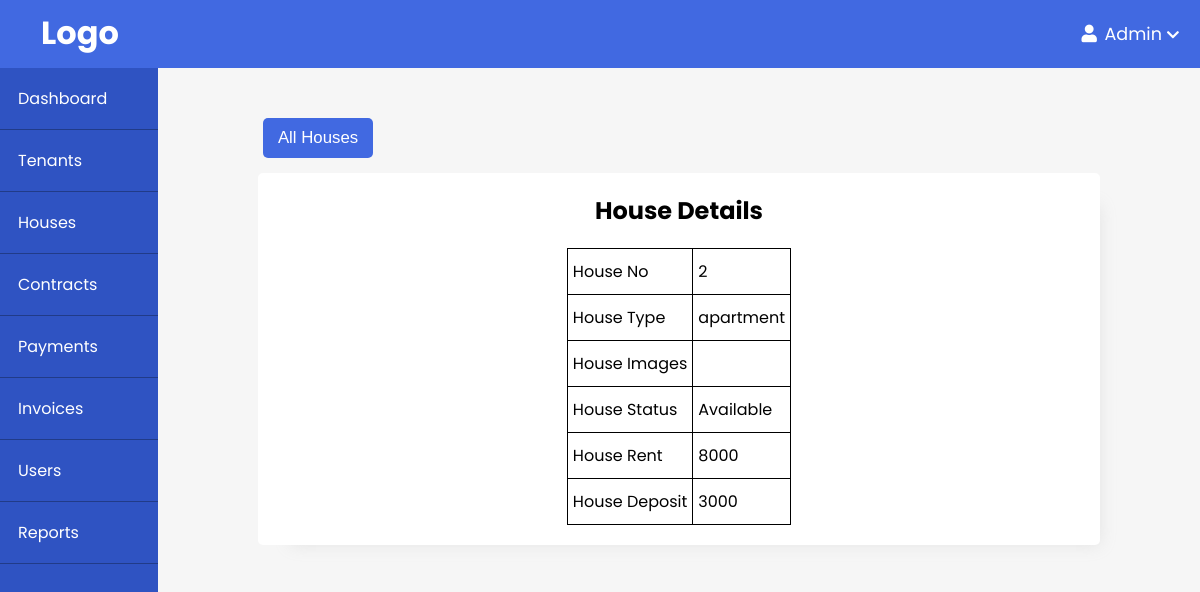
/admin/houses/view.php?id=2, run on the app's committed database.
### tables this page shows
CREATE TABLE `houses` (
  `id` int(11) NOT NULL,
  `house_images` varchar(255) NOT NULL,
  `is_available` tinyint(2) NOT NULL,
  `house_type_id` int(11) NOT NULL
);

CREATE TABLE `house_type` (
  `id` int(11) NOT NULL,
  `name` varchar(30) NOT NULL,
  `no_of_bedrooms` varchar(50) NOT NULL,
  `rent` varchar(50) NOT NULL,
  `deposit` varchar(50) NOT NULL
);

### app/controllers/houses.php (called while the page is built, shortened)
<?php
if(isset($_GET['id'])) {
    $house_id = $_GET['id'];
    $sql = "SELECT h.*, ht.name AS houseType, ht.rent, ht.deposit FROM houses AS h
            JOIN house_type AS ht ON h.house_type_id=ht.id
            WHERE h.id={$house_id}";
    $house = executeJoinQuery($sql);
    $house_id = $house[0]['id'];
    $house_type = $house[0]['houseType'];
    $house_status = strval($house[0]['is_available']);
    $house_rent = $house[0]['rent'];
    $house_deposit = $house[0]['deposit'];
}

### app/database/db.php (called while the page is built, shortened)
<?php
require("connect.php");
function executeJoinQuery($sql) {
    global $conn;
    $stmt = $conn->prepare($sql);
    $stmt->execute();
    $records = $stmt->get_result()->fetch_all(MYSQLI_ASSOC);
    return $records;
}

### admin/houses/view.php (the view, shortened to what this page needs)
<?php include(ROOT_PATH . "\app\database\db.php"); ?>
<?php include(ROOT_PATH . "/app/controllers/houses.php") ?>
<!DOCTYPE html>
<html lang="en">
<head>
    <link href="../../assets/fontawesome/css/all.min.css"  rel="stylesheet">
    <link rel="stylesheet" href="../style.css">
</head>
<body>
     <?php include(ROOT_PATH . "/app/includes/adminHeader.php"); ?>
    <div class="admin-wrapper">
        <?php include(ROOT_PATH . "/app/includes/adminSidebar.php"); ?>
        <div class="admin-content">
            <div class="flex">
                <button class="btn"><a href="<?php echo BASE_URL . "/admin/houses/index.php"?>">All Houses</a></button>
            </div>
            <div class="card-wrapper flight-preview" style="margin-top:5px;">
                <div class="preview-card">
                    <h2>House Details</h2>
                    <table>
                        <tr>
                            <td>House No</td>
                            <td><?php echo $house_id; ?></td>
                        </tr>
                        <tr>
                            <td>House Type</td>
                            <td><?php echo $house_type; ?></td>
                        </tr>
                        <tr>
                            <td>House Images</td>
                        </tr>
                        <tr>
                            <td>House Status</td>
                            <td><?php echo ($house_status) ? 'Available' : 'Occupied'; ?></td>
                        </tr>
                        <tr>
                            <td>House Rent</td>
                            <td><?php echo $house_rent; ?></td>
                        </tr>
                        <tr>
                            <td>House Deposit</td>
                            <td><?php echo $house_deposit; ?></td>
                        </tr>
                    </table>
                </div>
            </div>
        </div>
    </div>
</body>
</html>

### admin/style.css (style rules this page uses)
* { padding: 0; margin: 0; box-sizing: border-box; }
body { background-color: #f6f6f6; font-family: 'Poppins', sans-serif; }
.btn { display: block; border: 0; border-radius: 5px; background-color: rgb(65, 105, 225); margin: 10px 5px; padding: 10px 15px; font-size: 1.05rem; color: white; cursor: pointer; }
.btn a { text-decoration: none; color: white; }
table { margin: 20px auto; }
table, th, td { border: 1px solid black; border-collapse: collapse; }
th, td { padding: 10px 5px; }
a { text-decoration: none; }
.flex { display: flex; }
.admin-wrapper { display: flex; min-height: calc(100vh - 68px); }
.admin-content { flex: 8; height: 100%; padding: 40px 100px 100px; }
.card-wrapper { display: grid; grid-template-columns: repeat(auto-fit, minmax(200px, 1fr)); grid-template-rows: max-content; grid-auto-rows: max-content; grid-gap: 50px }
.preview-card { background-color: white; box-shadow: 1rem 1rem 1rem -1rem #a0a0a033; border-radius: 5px; height: 200px; }
.flight-preview { margin-top: 50px; grid-template-columns: repeat(auto-fit, minmax(340px, 1fr)); grid-gap: 30px; }
.flight-preview .preview-card { flex-direction: column; height: auto; padding: 0 20px; }
.flight-preview h2 { margin-top: 20px; text-align: center; }
.admin-content h2 { text-align: center; }

### data on the page
houses: id "2", house_type.name "apartment", house_type.rent "8000", house_type.deposit "3000"
